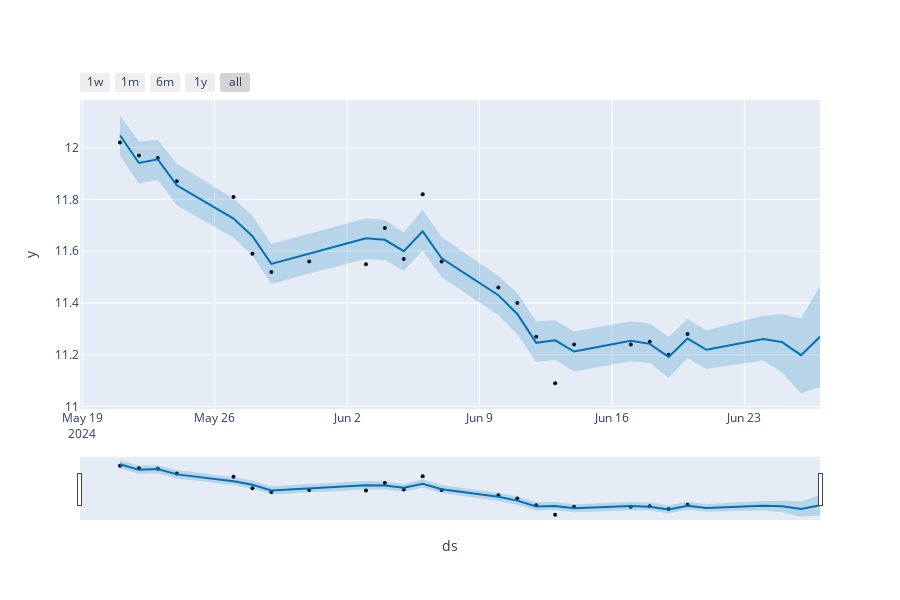

Write notebook code for a chart like this one.
### Markdown cell above
- Analisando esse gráfico interativo observa-se um bom acerto considerando que a grande maioria dos dados previstos ficaram dentro do intervalo criado pelo algoritmo do Prophet.

### Code cell
plot_plotly(m, forecast)
